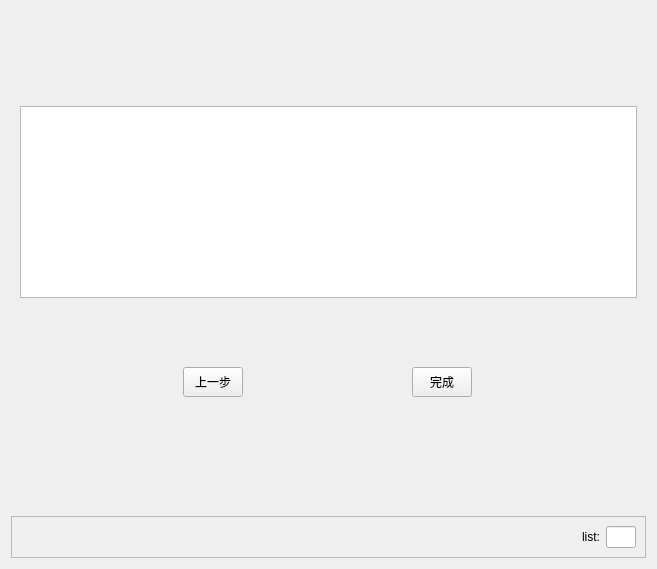
            <widget class="QWidget" name="add_chinese_widget">
             <layout class="QVBoxLayout" name="verticalLayout_10">
              <item>
               <widget class="QLabel" name="add_chinese_lable">
                <property name="minimumSize">
                 <size>
                  <width>0</width>
                  <height>50</height>
                 </size>
                </property>
                <property name="font">
                 <font>
                  <family>Microsoft YaHei</family>
                  <pointsize>20</pointsize>
                 </font>
                </property>
                <property name="text">
                 <string/>
                </property>
               </widget>
              </item>
              <item>
               <spacer name="verticalSpacer_9">
                <property name="orientation">
                 <enum>Qt::Vertical</enum>
                </property>
                <property name="sizeType">
                 <enum>QSizePolicy::Maximum</enum>
                </property>
                <property name="sizeHint" stdset="0">
                 <size>
                  <width>20</width>
                  <height>30</height>
                 </size>
                </property>
               </spacer>
              </item>
              <item>
               <widget class="QFrame" name="add_chinese_input_frame">
                <property name="minimumSize">
                 <size>
                  <width>0</width>
                  <height>50</height>
                 </size>
                </property>
                <layout class="QHBoxLayout" name="horizontalLayout_3" stretch="1">
                 <item>
                  <layout class="QVBoxLayout" name="add_chinese_input_frame_textedit_layout">
                   <item>
                    <widget class="QTableWidget" name="add_chinese_input_table_widget"/>
                   </item>
                  </layout>
                 </item>
                </layout>
               </widget>
              </item>
              <item>
               <spacer name="verticalSpacer_12">
                <property name="orientation">
                 <enum>Qt::Vertical</enum>
                </property>
                <property name="sizeType">
                 <enum>QSizePolicy::Maximum</enum>
                </property>
                <property name="sizeHint" stdset="0">
                 <size>
                  <width>20</width>
                  <height>39</height>
                 </size>
                </property>
               </spacer>
              </item>
              <item>
               <widget class="QFrame" name="horizontalFrame_3">
                <property name="minimumSize">
                 <size>
                  <width>30</width>
                  <height>60</height>
                 </size>
                </property>
                <property name="maximumSize">
                 <size>
                  <width>16777215</width>
                  <height>60</height>
                 </size>
                </property>
                <layout class="QHBoxLayout" name="horizontalLayout_10">
                 <item>
                  <widget class="QPushButton" name="add_chinese_input_last">
                   <property name="minimumSize">
                    <size>
                     <width>60</width>
                     <height>30</height>
                    </size>
                   </property>
                   <property name="maximumSize">
                    <size>
                     <width>60</width>
                     <height>30</height>
                    </size>
                   </property>
                   <property name="text">
                    <string>上一步</string>
                   </property>
                  </widget>
                 </item>
                 <item>
                  <widget class="QPushButton" name="add_chinese_input_next">
                   <property name="minimumSize">
                    <size>
                     <width>60</width>
                     <height>30</height>
                    </size>
                   </property>
                   <property name="maximumSize">
                    <size>
                     <width>60</width>
                     <height>30</height>
                    </size>
                   </property>
                   <property name="text">
                    <string>完成</string>
                   </property>
                  </widget>
                 </item>
                </layout>
               </widget>
              </item>
              <item>
               <spacer name="verticalSpacer_13">
                <property name="orientation">
                 <enum>Qt::Vertical</enum>
                </property>
                <property name="sizeHint" stdset="0">
                 <size>
                  <width>20</width>
                  <height>98</height>
                 </size>
                </property>
               </spacer>
              </item>
              <item>
               <widget class="QFrame" name="list_frame_3">
                <property name="frameShape">
                 <enum>QFrame::StyledPanel</enum>
                </property>
                <property name="frameShadow">
                 <enum>QFrame::Raised</enum>
                </property>
                <layout class="QHBoxLayout" name="horizontalLayout_17">
                 <item>
                  <spacer name="horizontalSpacer_7">
                   <property name="orientation">
                    <enum>Qt::Horizontal</enum>
                   </property>
                   <property name="sizeHint" stdset="0">
                    <size>
                     <width>561</width>
                     <height>20</height>
                    </size>
                   </property>
                  </spacer>
                 </item>
                 <item>
                  <widget class="QLabel" name="list_label_3">
                   <property name="text">
                    <string>list:</string>
                   </property>
                  </widget>
                 </item>
                 <item>
                  <widget class="QLineEdit" name="list_lineEdit_3">
                   <property name="maximumSize">
                    <size>
                     <width>30</width>
                     <height>16777215</height>
                    </size>
                   </property>
                  </widget>
                 </item>
                </layout>
               </widget>
              </item>
             </layout>
            </widget>
